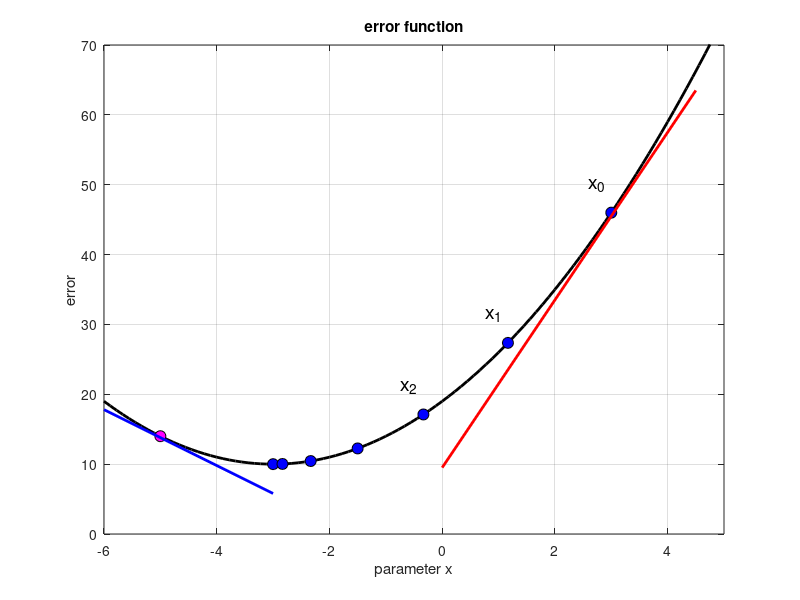

This chart was generated by the following MATLAB code:
function plot_gd_example()
	x = linspace(-6, 5, 100);
	y = f(x);
	plot(x, y, 'linewidth', 2, 'k');
	axis([-6, 5, 0, 70]);
	title('error function');
	xlabel('parameter x');
	ylabel('error');
	grid on;

	hold on;
	x = linspace(0, 8, 7);
	x = x .* x / 64 * 6 - 3;
	plot(x, f(x), 'xo', 'markersize', 8, 'markeredgecolor', 'black', 'markerfacecolor', 'blue');

	text(x(7) - 0.4, f(x(7)) + 4, 'x_0', 'interpreter', 'tex', 'fontsize', 14);
	text(x(6) - 0.4, f(x(6)) + 4, 'x_1', 'interpreter', 'tex', 'fontsize', 14);
	text(x(5) - 0.4, f(x(5)) + 4, 'x_2', 'interpreter', 'tex', 'fontsize', 14);

	x = [0, 4.5];
	y = [12 * x(1) + 9.5, 12 * x(2) + 9.5];
	plot(x, y, 'r', 'linewidth', 2);

	% on the left side
	x = [-5];
	plot(x, f(x), 'xo', 'markersize', 8, 'markeredgecolor', 'black', 'markerfacecolor', 'magenta');
	x = [-6, -3];
	y = f_prime(-5) * x - 6.2;
	plot(x, y, 'b', 'linewidth', 2);

end

function y = f(x)
	y = (x + 3) .^ 2 + 10;
end

function y = f_prime(x)
	y = 2*(x+3);
end
